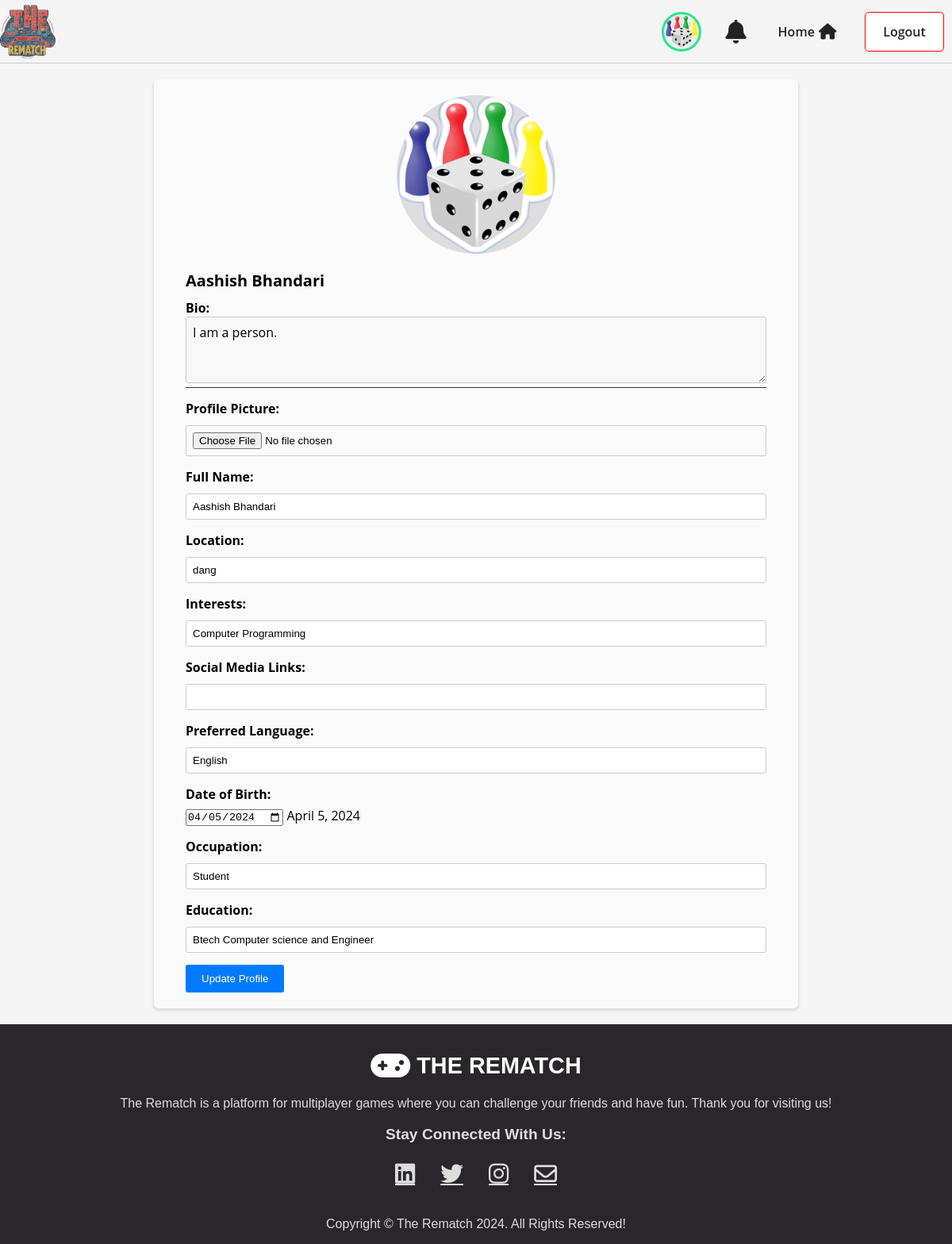
The app's page /profile (signed in) with its own data.
### user/models.py (models this page shows, shortened)
class Profile(models.Model):
    user = models.OneToOneField(User, on_delete=models.CASCADE)
    profile_picture = models.ImageField(upload_to='profile_pics/', blank=True, null=True)
    full_name = models.CharField(max_length=100, blank=True)
    bio = models.TextField(blank=True)
    location = models.CharField(max_length=100, blank=True)
    interests = models.CharField(max_length=255, blank=True)
    social_media_links = models.URLField(max_length=200, blank=True)
    preferred_language = models.CharField(max_length=50, blank=True)
    date_of_birth = models.DateField(blank=True, null=True)
    occupation = models.CharField(max_length=100, blank=True)
    education = models.CharField(max_length=100, blank=True)

### user/views.py (the view)
# urls.py: path('profile', views.PublicProfile, name='profile'),
@login_required(login_url='login')
def PublicProfile(request):
    user_profile, created = Profile.objects.get_or_create(user=request.user)
    return render(request, 'privateProfile.html', {'user_profile': user_profile, 'title': "Profile"})

### user/templates/privateProfile.html (shortened to what this page needs)
{% extends 'base.html' %}  {% block content %}
<div class="profile-container">
  <div class="profile-container-wrapper">
    <div class="profile-image-container">
      {% if user_profile.profile_picture %}
      <div
        class="profile-image"
        style="background-image: url('{{ user_profile.profile_picture.url }}');"
      ></div>
      {% else %}
      <div
        class="profile-image-default"
        style="background-image: url('/media/profile_pics/defaultProfilePicture.png');"
      ></div>
      {% endif %}
    </div>
    <div class="user-info">
      <h2>{{ user_profile.full_name }}</h2>
      <form
        method="post"
        enctype="multipart/form-data"
        action="{% url 'update_profile' %}"
      >
        <div class="bio">
          <strong>Bio:</strong>
          <textarea name="bio" id="bio" rows="3">
{{ user_profile.bio }}</textarea
          >
        </div>
        <div class="form-group">
          <label for="profile_picture">Profile Picture:</label>
          <input type="file" name="profile_picture" id="profile_picture" />
        </div>
        <div class="form-group">
          <label for="full_name">Full Name:</label>
          <input
            type="text"
            name="full_name"
            id="full_name"
            value="{{ user_profile.full_name }}"
          />
        </div>
        <div class="form-group">
          <label for="location">Location:</label>
          <input
            type="text"
            name="location"
            id="location"
            value="{{ user_profile.location }}"
          />
        </div>
        <div class="form-group">
          <label for="interests">Interests:</label>
          <input
            type="text"
            name="interests"
            id="interests"
            value="{{ user_profile.interests }}"
          />
        </div>
        <div class="form-group">
          <label for="social_media_links">Social Media Links:</label>
          <input
            type="text"
            name="social_media_links"
            id="social_media_links"
            value="{{ user_profile.social_media_links }}"
          />
        </div>
        <div class="form-group">
          <label for="preferred_language">Preferred Language:</label>
          <input
            type="text"
            name="preferred_language"
            id="preferred_language"
            value="{{ user_profile.preferred_language }}"
          />
        </div>
        <div class="form-group">
          <label for="date_of_birth">Date of Birth:</label>
          <input
            type="date"
            name="date_of_birth"
            id="date_of_birth"
            value="{% if user_profile.date_of_birth %}{{ user_profile.date_of_birth|date:'Y-m-d' }}{% endif %}"
          />
          <span class="ShowDate">{{ user_profile.date_of_birth }}</span>
        </div>
        <div class="form-group">
          <label for="occupation">Occupation:</label>
          <input
            type="text"
            name="occupation"
            id="occupation"
            value="{{ user_profile.occupation }}"
          />
        </div>
        <div class="form-group">
          <label for="education">Education:</label>
          <input
            type="text"
            name="education"
            id="education"
            value="{{ user_profile.education }}"
          />
        </div>
        <button type="submit">Update Profile</button>
      </form>
    </div>
  </div>
</div>
{% endblock %}

### templates/base.html (shortened to what this page needs)
<!DOCTYPE html>
<html lang="en">
<head>
</head>
<body>
   {% include 'navbar.html' %}
    {% block content %}
    {% endblock %}
    {% include 'footer.html' %}
</body>
</html>

### templates/navbar.html (shortened to what this page needs)
{% load static %}
<link rel="stylesheet" href="https://cdnjs.cloudflare.com/ajax/libs/font-awesome/6.5.2/css/all.min.css"
 />
<div class="navbar">
  <span class="logo">
    <img src="{% static 'images/logo.svg' %}" alt="My image" height="70px" width="70px" />
  </span>
  <div class="nav-links">
    {% if user.is_authenticated %}
    <a class="userProfileBtn" href="/profile">
      {% if user_profile.profile_picture %}
      <div class="user-image-top" style="background-image: url('{{ user_profile.profile_picture.url }}');"></div>
      {% else %}
      <div class="user-image-default-top"
        style="background-image: url('/media/profile_pics/defaultProfilePicture.png');"></div>
      {% endif %}
    </a>
    <div class="nav-button notification-btn" id="notification-btn"><i class="fa-solid fa-bell"></i></div>
    <a class="nav-button home-btn" href="/">Home<i class="fa fa-home" aria-hidden="true"></i></a>
    <a class="nav-button logout-btn" href="/logout">Logout</a>
    {%else %}
    <a class="nav-button home-btn" href="/">Home<i class="fa fa-home" aria-hidden="true"></i></a>
    <a class="nav-button login-btn" href="/login">Login</a>
    <a class="nav-button register-btn" href="/register">Register</a>
    {%endif %}
  </div>
</div>

### templates/footer.html (shortened to what this page needs)
<div class="footer">
    <div class="footer_logo">
        <div class="logo-base">
            <i class="fas fa-gamepad"></i>
            <span class="games">The Rematch</span>
        </div>
        <div class="about_system">
            The Rematch is a platform for multiplayer games where you can challenge your friends and have fun. Thank you for visiting us!
        </div>
    </div>
    <div class="details">
        <div class="join_withUs">Stay Connected With Us:</div>
        <ul class="social_media">
            <li><a href="/" class="fab fa-linkedin"></a></li>
            <li><a href="/" class="fab fa-twitter"></a></li>
            <li><a href="/" class="fab fa-instagram"></a></li>
            <li><a href="/" class="far fa-envelope"></a></li>
        </ul>
    </div>
    <div class="copyright">
        Copyright © The Rematch 2024. All Rights Reserved!
    </div>
</div>

### user/templates/privateProfile.html (style rules this page uses)
* { margin: 0; padding: 0; box-sizing: border-box; }
body { font-family: "Open Sans", sans-serif; min-height: 100vh; display: flex; flex-direction: column; align-items: center; justify-content: space-between; background-color: #f5f5f5; }
.profile-container { width: 100%; display: flex; justify-content: center; padding: 20px; }
.profile-container-wrapper { width: 70%; background-color: rgb(251, 251, 251); display: flex; flex-direction: column; align-items: center; justify-content: center; padding: 20px 40px; box-shadow: 0 2px 4px rgba(0, 0, 0, 0.15); border-radius: 5px; position: relative; }
.profile-image-container { width: 200px; height: 200px; border-radius: 50%; overflow: hidden; background-color: #ddd; margin-bottom: 20px; }
.profile-image { height: 100%; width: 100%; background-size: cover; background-position: center; background-repeat: no-repeat; }
.user-info { display: flex; flex-direction: column; width: 100%; }
.user-info h2 { margin-bottom: 10px; font-size: 20px; text-transform: capitalize; }
.bio { margin-bottom: 15px; border-bottom: 1px solid #343434; }
.bio strong { font-weight: bold; }
.bio textarea { width: 100%; border: 1px solid #ccc; padding: 0.5rem; font-family: inherit; font-size: 1rem; resize: vertical; background-color: #f8f8f8; border-radius: 3px; }
form { width: 100%; }
.form-group { margin-bottom: 15px; }
label { font-weight: bold; margin-bottom: 5px; display: block; }
input[type="text"], input[type="file"] { width: 100%; padding: 8px; border: 1px solid #ccc; border-radius: 3px; box-sizing: border-box; margin-top: 5px; }
button[type="submit"] { background-color: #007bff; color: #fff; border: none; padding: 10px 20px; border-radius: 3px; cursor: pointer; }

### templates/navbar.html (style rules this page uses)
.navbar { display: flex; width: 100%; height: 80px; justify-content: space-between; align-items: center; border-bottom: 1px solid #ccc; ; }
.logo { width: 70px; height: 70px; display: flex; align-items: center; justify-content: center; ; }
.nav-links { display: flex; align-items: center; position: relative; }
.nav-button { text-decoration: none; color: rgb(36, 36, 36); margin: 0 10px; font-weight: 600; display: flex; align-items: center; justify-content: center; width: 100px; height: 50px; cursor: pointer; transition: all .2s; border: 1.5px solid transparent; border-radius: 5px; }
.fa-home { font-size: 20px; padding: 5px; }
.logout-btn { background-color: white; border: 1.5px solid red; }
.userProfileBtn { text-decoration: none; color: rgb(36, 36, 36); margin: 0 10px; font-weight: 600; display: flex; flex-direction: column; align-items: center; justify-content: center; cursor: pointer; transition: all .2s; border: 1.5px solid transparent; border-radius: 5px; position: relative; }
.user-image-top, .user-image-default-top { padding: 2px; width: 50px; height: 50px; background-position: center; background-repeat: no-repeat; background-size: contain; border-radius: 50% 50%; border: 3px solid rgb(39, 232, 139); }
.notification-btn { width: 45px; font-size: 30px; color: rgb(36, 36, 36); position: relative; }

### templates/footer.html (style rules this page uses)
.footer { width: 100%; background-color: #29272b; color: #fff; padding: 1rem 0; display: flex; flex-direction: column; align-items: center; font-family: Arial, sans-serif; }
.footer_logo { margin-top: 1rem; display: flex; flex-direction: column; align-items: center; width: 100%; }
.logo-base { display: flex; align-items: center; }
.logo-base i { color: #fff; font-size: 2.5rem; margin-right: 0.5rem; }
.logo-base .games { font-size: 1.8rem; font-weight: bold; color: #fff; text-transform: uppercase; }
.about_system { margin-top: 1rem; text-align: center; line-height: 1.5; color: #ddd; }
.details { display: flex; flex-direction: column; align-items: center; padding: 1rem 0; width: 100%; }
.join_withUs { font-weight: bold; font-size: 1.2rem; margin-bottom: 1rem; color: #ddd; }
.social_media { display: flex; justify-content: center; align-items: center; list-style: none; padding: 0; margin: 0.5rem 0; }
.social_media li { margin: 0 1rem; }
.social_media li a { color: #ddd; font-size: 1.8rem; transition: all 0.3s; }
.copyright { margin-top: 1rem; text-align: center; color: #ddd; }

### records on screen
Profile: profile_picture (picture), full_name "Aashish Bhandari", bio "I am a person.", location "dang", interests "Computer Programming", preferred_language "English", date_of_birth "04/05/2024", date_of_birth "April 5, 2024", occupation "Student", education "Btech Computer science and Engineer"
